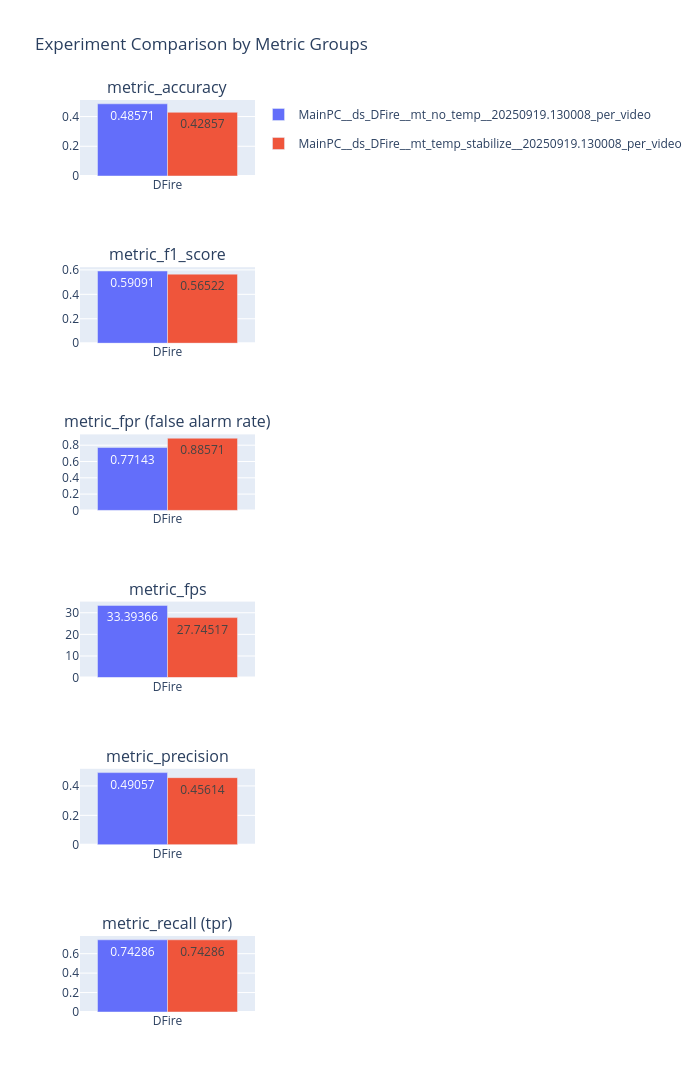

Notebook code cell kept with this figure:
### Code cell
from halib.research.perftb import *
from halib.research.perfcalc import PerfCalc

pertb = PerfCalc.gen_perf_report_for_multip_exps(
    indir=r"/mnt/e/NextCloud/paper2_main/zout/perf"
)
pertb.plot("./zout/perf/summary.png")

### Figure 1 — Plotly figure (JSON) as saved in the notebook; plotly's stock layout.template omitted (floating-point values rounded to 4 significant figures)
{"data": [{"legendgroup": "MainPC__ds_DFire__mt_no_temp__20250919.130008_per_video", "marker": {"color": "#636EFA"}, "name": "MainPC__ds_DFire__mt_no_temp__20250919.130008_per_video", "showlegend": true, "text": ["0.48571"], "textposition": "auto", "type": "bar", "x": ["DFire"], "xaxis": "x", "y": [0.4857], "yaxis": "y"}, {"legendgroup": "MainPC__ds_DFire__mt_temp_stabilize__20250919.130008_per_video", "marker": {"color": "#EF553B"}, "name": "MainPC__ds_DFire__mt_temp_stabilize__20250919.130008_per_video", "showlegend": true, "text": ["0.42857"], "textposition": "auto", "type": "bar", "x": ["DFire"], "xaxis": "x", "y": [0.4286], "yaxis": "y"}, {"legendgroup": "MainPC__ds_DFire__mt_no_temp__20250919.130008_per_video", "marker": {"color": "#636EFA"}, "name": "MainPC__ds_DFire__mt_no_temp__20250919.130008_per_video", "showlegend": false, "text": ["0.59091"], "textposition": "auto", "type": "bar", "x": ["DFire"], "xaxis": "x2", "y": [0.5909], "yaxis": "y2"}, {"legendgroup": "MainPC__ds_DFire__mt_temp_stabilize__20250919.130008_per_video", "marker": {"color": "#EF553B"}, "name": "MainPC__ds_DFire__mt_temp_stabilize__20250919.130008_per_video", "showlegend": false, "text": ["0.56522"], "textposition": "auto", "type": "bar", "x": ["DFire"], "xaxis": "x2", "y": [0.5652], "yaxis": "y2"}, {"legendgroup": "MainPC__ds_DFire__mt_no_temp__20250919.130008_per_video", "marker": {"color": "#636EFA"}, "name": "MainPC__ds_DFire__mt_no_temp__20250919.130008_per_video", "showlegend": false, "text": ["0.77143"], "textposition": "auto", "type": "bar", "x": ["DFire"], "xaxis": "x3", "y": [0.7714], "yaxis": "y3"}, {"legendgroup": "MainPC__ds_DFire__mt_temp_stabilize__20250919.130008_per_video", "marker": {"color": "#EF553B"}, "name": "MainPC__ds_DFire__mt_temp_stabilize__20250919.130008_per_video", "showlegend": false, "text": ["0.88571"], "textposition": "auto", "type": "bar", "x": ["DFire"], "xaxis": "x3", "y": [0.8857], "yaxis": "y3"}, {"legendgroup": "MainPC__ds_DFire__mt_no_temp__20250919.130008_per_video", "marker": {"color": "#636EFA"}, "name": "MainPC__ds_DFire__mt_no_temp__20250919.130008_per_video", "showlegend": false, "text": ["33.39366"], "textposition": "auto", "type": "bar", "x": ["DFire"], "xaxis": "x4", "y": [33.39], "yaxis": "y4"}, {"legendgroup": "MainPC__ds_DFire__mt_temp_stabilize__20250919.130008_per_video", "marker": {"color": "#EF553B"}, "name": "MainPC__ds_DFire__mt_temp_stabilize__20250919.130008_per_video", "showlegend": false, "text": ["27.74517"], "textposition": "auto", "type": "bar", "x": ["DFire"], "xaxis": "x4", "y": [27.75], "yaxis": "y4"}, {"legendgroup": "MainPC__ds_DFire__mt_no_temp__20250919.130008_per_video", "marker": {"color": "#636EFA"}, "name": "MainPC__ds_DFire__mt_no_temp__20250919.130008_per_video", "showlegend": false, "text": ["0.49057"], "textposition": "auto", "type": "bar", "x": ["DFire"], "xaxis": "x5", "y": [0.4906], "yaxis": "y5"}, {"legendgroup": "MainPC__ds_DFire__mt_temp_stabilize__20250919.130008_per_video", "marker": {"color": "#EF553B"}, "name": "MainPC__ds_DFire__mt_temp_stabilize__20250919.130008_per_video", "showlegend": false, "text": ["0.45614"], "textposition": "auto", "type": "bar", "x": ["DFire"], "xaxis": "x5", "y": [0.4561], "yaxis": "y5"}, {"legendgroup": "MainPC__ds_DFire__mt_no_temp__20250919.130008_per_video", "marker": {"color": "#636EFA"}, "name": "MainPC__ds_DFire__mt_no_temp__20250919.130008_per_video", "showlegend": false, "text": ["0.74286"], "textposition": "auto", "type": "bar", "x": ["DFire"], "xaxis": "x6", "y": [0.7429], "yaxis": "y6"}, {"legendgroup": "MainPC__ds_DFire__mt_temp_stabilize__20250919.130008_per_video", "marker": {"color": "#EF553B"}, "name": "MainPC__ds_DFire__mt_temp_stabilize__20250919.130008_per_video", "showlegend": false, "text": ["0.74286"], "textposition": "auto", "type": "bar", "x": ["DFire"], "xaxis": "x6", "y": [0.7429], "yaxis": "y6"}], "layout": {"annotations": [{"font": {"size": 16}, "showarrow": false, "text": "metric_accuracy", "x": 0.5, "xanchor": "center", "xref": "paper", "y": 1, "yanchor": "bottom", "yref": "paper"}, {"font": {"size": 16}, "showarrow": false, "text": "metric_f1_score", "x": 0.5, "xanchor": "center", "xref": "paper", "y": 0.8167, "yanchor": "bottom", "yref": "paper"}, {"font": {"size": 16}, "showarrow": false, "text": "metric_fpr (false alarm rate)", "x": 0.5, "xanchor": "center", "xref": "paper", "y": 0.6333, "yanchor": "bottom", "yref": "paper"}, {"font": {"size": 16}, "showarrow": false, "text": "metric_fps", "x": 0.5, "xanchor": "center", "xref": "paper", "y": 0.45, "yanchor": "bottom", "yref": "paper"}, {"font": {"size": 16}, "showarrow": false, "text": "metric_precision", "x": 0.5, "xanchor": "center", "xref": "paper", "y": 0.2667, "yanchor": "bottom", "yref": "paper"}, {"font": {"size": 16}, "showarrow": false, "text": "metric_recall (tpr)", "x": 0.5, "xanchor": "center", "xref": "paper", "y": 0.08333, "yanchor": "bottom", "yref": "paper"}], "barmode": "group", "height": 2400, "showlegend": true, "title": {"text": "Experiment Comparison by Metric Groups"}, "width": 700, "xaxis": {"anchor": "y", "domain": [0, 1]}, "xaxis2": {"anchor": "y2", "domain": [0, 1]}, "xaxis3": {"anchor": "y3", "domain": [0, 1]}, "xaxis4": {"anchor": "y4", "domain": [0, 1]}, "xaxis5": {"anchor": "y5", "domain": [0, 1]}, "xaxis6": {"anchor": "y6", "domain": [0, 1]}, "yaxis": {"anchor": "x", "domain": [0.9167, 1]}, "yaxis2": {"anchor": "x2", "domain": [0.7333, 0.8167]}, "yaxis3": {"anchor": "x3", "domain": [0.55, 0.6333]}, "yaxis4": {"anchor": "x4", "domain": [0.3667, 0.45]}, "yaxis5": {"anchor": "x5", "domain": [0.1833, 0.2667]}, "yaxis6": {"anchor": "x6", "domain": [0, 0.08333]}}}
